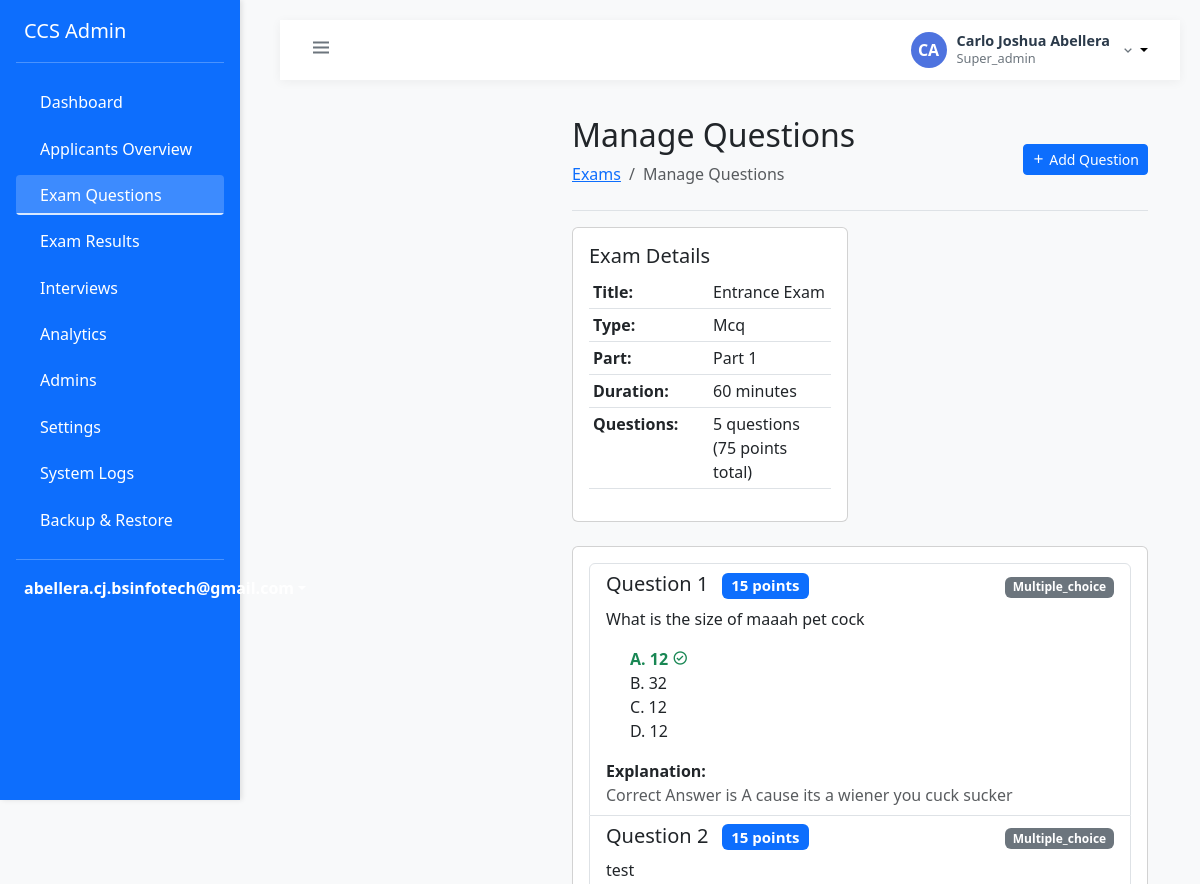
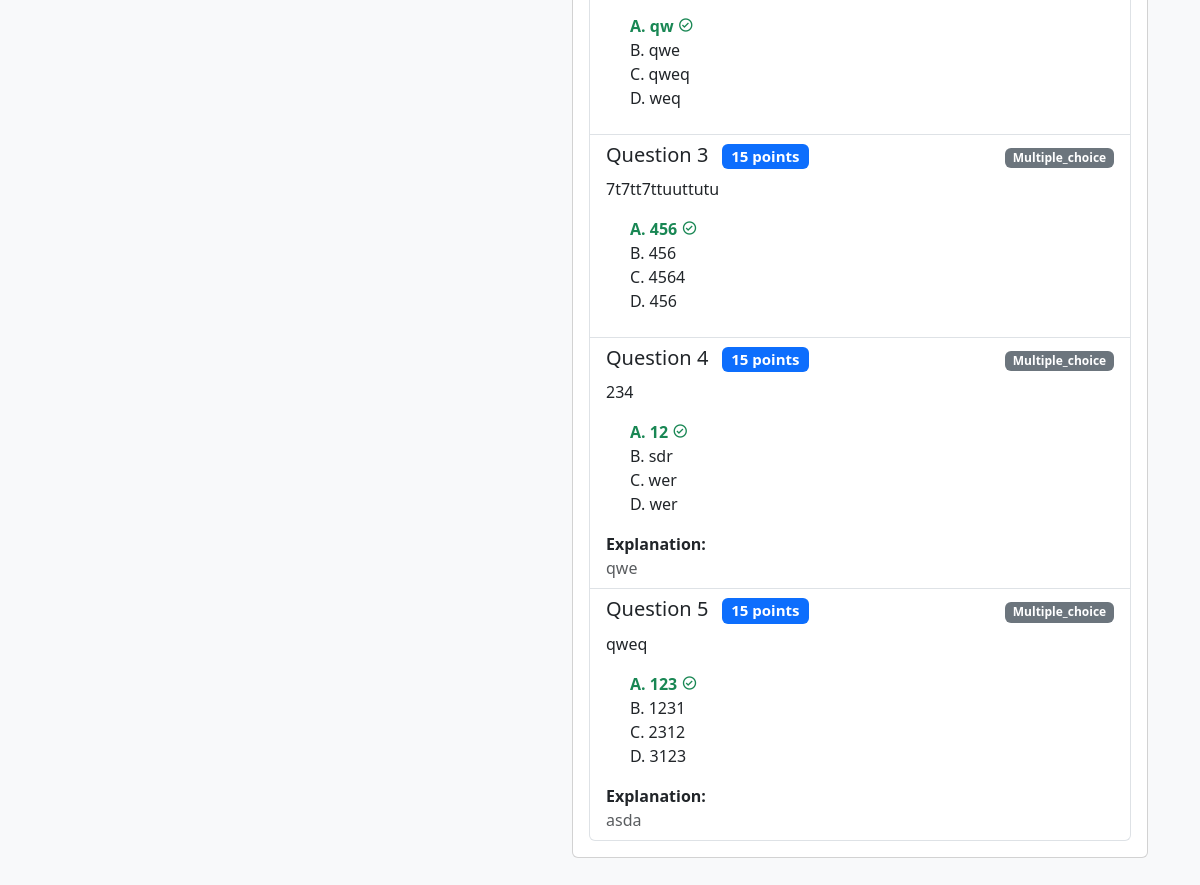
/admin/super/manage_questions.php?exam_id=2 (signed in), run on the app's committed database (2 pictures, top to bottom).
### tables this page shows
CREATE TABLE `users` (
  `id` int(11) NOT NULL,
  `email` varchar(255) NOT NULL,
  `password` varchar(255) NOT NULL,
  `first_name` varchar(100) NOT NULL,
  `last_name` varchar(100) NOT NULL,
  `role` enum('super_admin','admin','applicant') NOT NULL,
  `status` enum('active','inactive','pending','approved','rejected') DEFAULT 'pending',
  `created_at` timestamp NOT NULL DEFAULT current_timestamp(),
  `updated_at` timestamp NOT NULL DEFAULT current_timestamp() ON UPDATE current_timestamp(),
  `updated_by` int(11) DEFAULT NULL
);

CREATE TABLE `exams` (
  `id` int(11) NOT NULL,
  `title` varchar(255) NOT NULL,
  `description` text DEFAULT NULL,
  `type` enum('mcq','coding') NOT NULL,
  `part` enum('1','2') NOT NULL,
  `duration_minutes` int(11) NOT NULL,
  `passing_score` int(11) NOT NULL,
  `status` enum('draft','published','archived') NOT NULL DEFAULT 'draft',
  `created_by` int(11) NOT NULL,
  `created_at` timestamp NOT NULL DEFAULT current_timestamp(),
  `updated_at` timestamp NOT NULL DEFAULT current_timestamp() ON UPDATE current_timestamp(),
  `instructions` text DEFAULT NULL
);

CREATE TABLE `questions` (
  `id` int(11) NOT NULL,
  `exam_id` int(11) NOT NULL,
  `question_text` text NOT NULL,
  `question_type` enum('multiple_choice','coding') NOT NULL,
  `points` int(11) NOT NULL DEFAULT 1,
  `coding_template` text DEFAULT NULL,
  `test_cases` text DEFAULT NULL,
  `solution` text DEFAULT NULL,
  `explanation` text DEFAULT NULL,
  `options` longtext DEFAULT NULL CHECK (json_valid(`options`)),
  `correct_answer` text DEFAULT NULL,
  `created_at` timestamp NOT NULL DEFAULT current_timestamp(),
  `updated_at` timestamp NOT NULL DEFAULT current_timestamp() ON UPDATE current_timestamp()
);

### admin/super/manage_questions.php (the view, shortened to what the rows shown need)
<?php
require_once '../../classes/Auth.php';
require_once '../../config/database.php';
require_once '../includes/layout.php';
$auth = new Auth();
$exam_id = $_GET['exam_id'] ?? null;
try {
    $database = Database::getInstance();
    $conn = $database->getConnection();
    $query = "SELECT * FROM exams WHERE id = ?";
    $stmt = $conn->prepare($query);
    $stmt->execute([$exam_id]);
    $exam = $stmt->fetch(PDO::FETCH_ASSOC);
    $query = "SELECT * FROM questions WHERE exam_id = ? ORDER BY id ASC";
    $stmt = $conn->prepare($query);
    $stmt->execute([$exam_id]);
    $questions = $stmt->fetchAll(PDO::FETCH_ASSOC);
} catch (Exception $e) {
    $error = $e->getMessage();
}
$page_title = 'Manage Questions';
admin_header($page_title);
?>
<div class="wrapper">
    <?php include_once '../includes/sidebar.php'; ?>
    <div class="page-content-wrapper">
        <div class="container-fluid">
            <div class="row">
                <div class="col-12">
                    <div class="d-flex justify-content-between flex-wrap flex-md-nowrap align-items-center pt-3 pb-2 mb-3 border-bottom">
                        <div>
                            <h1 class="h2"><?php echo $page_title; ?></h1>
                        </div>
                    </div>
                </div>
            </div>
            <div class="row mb-4">
                <div class="col-md-6">
                    <div class="card">
                        <div class="card-body">
                            <div class="table-responsive">
                                <table class="table table-sm">
                                    <tr>
                                        <th width="120">Title:</th>
                                        <td><?php echo htmlspecialchars($exam['title']); ?></td>
                                    </tr>
                                    <tr>
                                        <th>Type:</th>
                                        <td><?php echo ucfirst($exam['type']); ?></td>
                                    </tr>
                                    <tr>
                                        <th>Part:</th>
                                        <td>Part <?php echo $exam['part']; ?></td>
                                    </tr>
                                    <tr>
                                        <th>Duration:</th>
                                        <td><?php echo $exam['duration_minutes']; ?> minutes</td>
                                    </tr>
                                    <tr>
                                        <th>Questions:</th>
                                    </tr>
                                </table>
                            </div>
                        </div>
                    </div>
                </div>
            </div>
            <div class="row">
                <div class="col-12">
                    <div class="card">
                        <div class="card-body">
                            <?php if (empty($questions)): ?>
                                <div class="text-center py-5">
                                    <i class='bx bx-question-mark bx-lg text-muted'></i>
                                    <p class="text-muted mt-2">No questions added yet. Click the "Add Question" button to add your first question.</p>
                                </div>
                            <?php else: ?>
                                <div class="list-group">
                                    <?php foreach ($questions as $index => $question): ?>
                                        <div class="list-group-item">
                                            <div class="d-flex w-100 justify-content-between align-items-center mb-2">
                                                <h5 class="mb-0">
                                                    Question <?php echo $index + 1; ?>
                                                    <span class="badge bg-primary ms-2"><?php echo $question['points']; ?> points</span>
                                                </h5>
                                                <div>
                                                    <span class="badge bg-secondary"><?php echo ucfirst($question['question_type']); ?></span>
                                                </div>
                                            </div>
                                            <div class="question-content">
                                                <p class="mb-3"><?php echo nl2br(htmlspecialchars($question['question_text'])); ?></p>
                                                <?php if ($question['question_type'] === 'multiple_choice'): ?>
                                                    <?php
                                                    $options = json_decode($question['options'], true);
                                                    if ($options):
                                                    ?>
                                                        <div class="ms-4 mb-3">
                                                            <?php foreach ($options as $i => $option): ?>
                                                                <div class="option-item <?php echo $i == $question['correct_answer'] ? 'text-success fw-bold' : ''; ?>">
                                                                    <?php echo chr(65 + $i) . '. ' . htmlspecialchars($option); ?>
                                                                    <?php if ($i == $question['correct_answer']) echo ' <i class="bx bx-check-circle"></i>'; ?>
                                                                </div>
                                                            <?php endforeach; ?>
                                                        </div>
                                                    <?php endif; ?>
                                                <?php endif; ?>
                                                <?php if (!empty($question['explanation'])): ?>
                                                    <div class="mt-2">
                                                        <strong>Explanation:</strong>
                                                        <p class="text-muted mb-0"><?php echo nl2br(htmlspecialchars($question['explanation'])); ?></p>
                                                    </div>
                                                <?php endif; ?>
                                            </div>
                                        </div>
                                    <?php endforeach; ?>
                                </div>
                            <?php endif; ?>
                        </div>
                    </div>
                </div>
            </div>
        </div>
    </div>
</div>
<?php admin_footer(); ?>

### admin/includes/layout.php (shortened to what the rows shown need)
<?php
require_once __DIR__ . '/../../classes/Auth.php';
function admin_header($title = '') {
?>
<!DOCTYPE html>
<html lang="en">
<head>
    <link href="https://cdn.jsdelivr.net/npm/bootstrap@5.3.0/dist/css/bootstrap.min.css" rel="stylesheet">
    <link href='https://unpkg.com/boxicons@2.1.4/css/boxicons.min.css' rel='stylesheet'>
    <link href="https://cdn.jsdelivr.net/npm/metismenu/dist/metisMenu.min.css" rel="stylesheet">
</head>
<body>
    <div class="wrapper">
        <?php include 'sidebar.php'; ?>
        <div class="page-content-wrapper">
            <nav class="top-navbar">
                <div class="user-profile dropdown">
                    <button class="user-profile-btn dropdown-toggle" type="button" data-bs-toggle="dropdown" aria-expanded="false">
                        <div class="user-avatar">
                            <?php echo strtoupper(substr($user['first_name'], 0, 1) . substr($user['last_name'], 0, 1)); ?>
                        </div>
                        <div class="user-info">
                            <h6 class="user-name"><?php echo htmlspecialchars($user['first_name'] . ' ' . $user['last_name']); ?></h6>
                            <p class="user-role"><?php echo ucfirst($user['role']); ?></p>
                        </div>
                        <i class="bx bx-chevron-down text-secondary"></i>
                    </button>
                </div>
            </nav>
            <div class="content-wrapper">
<?php
}
function admin_footer() {
?>
            </div>
        </div>
    </div>
</body>
</html>
<?php } ?>

### admin/includes/sidebar.php (shortened to what the rows shown need)
<?php
require_once __DIR__ . '/../../classes/Auth.php';
global $auth;
$user = $auth->getCurrentUser();
?>
<nav class="sidebar bg-primary">
    <div class="d-flex flex-column">
        <div class="dropdown pb-3">
            <a href="#" class="d-flex align-items-center text-white text-decoration-none dropdown-toggle" id="dropdownUser" data-bs-toggle="dropdown" aria-expanded="false">
                <strong><?php echo htmlspecialchars($user['email']); ?></strong>
            </a>
        </div>
    </div>
</nav>

### data on the page
users: email "abellera.cj.bsinfotech@gmail.com", first_name+last_name "CA", first_name+last_name "Carlo Joshua Abellera", role "Super_admin"
exams: title "Entrance Exam", type "Mcq", part "1", duration_minutes "60"
questions: points "15", question_type "Multiple_choice", question_text "What is the size of maaah pet cock", i "A", options "12", correct_answer "0" (drawn), i "B", options "32", i "C", i "D", explanation "Correct Answer is A cause its a wiener you cuck sucker"
questions: points "15", question_type "Multiple_choice", question_text "test", i "A", options "qw", correct_answer "0" (drawn), i "B", options "qwe", i "C", options "qweq", i "D", options "weq"
questions: points "15", question_type "Multiple_choice", question_text "7t7tt7ttuuttutu", i "A", options "456", correct_answer "0" (drawn), i "B", i "C", options "4564", i "D"
questions: points "15", question_type "Multiple_choice", question_text "234", i "A", options "12", correct_answer "0" (drawn), i "B", options "sdr", i "C", options "wer", i "D", explanation "qwe"
questions: points "15", question_type "Multiple_choice", question_text "qweq", i "A", options "123", correct_answer "0" (drawn), i "B", options "1231", i "C", options "2312", i "D", options "3123", explanation "asda"

### other printed values
$page_title "Manage Questions"
count($questions) "5"
$total_points "75"
